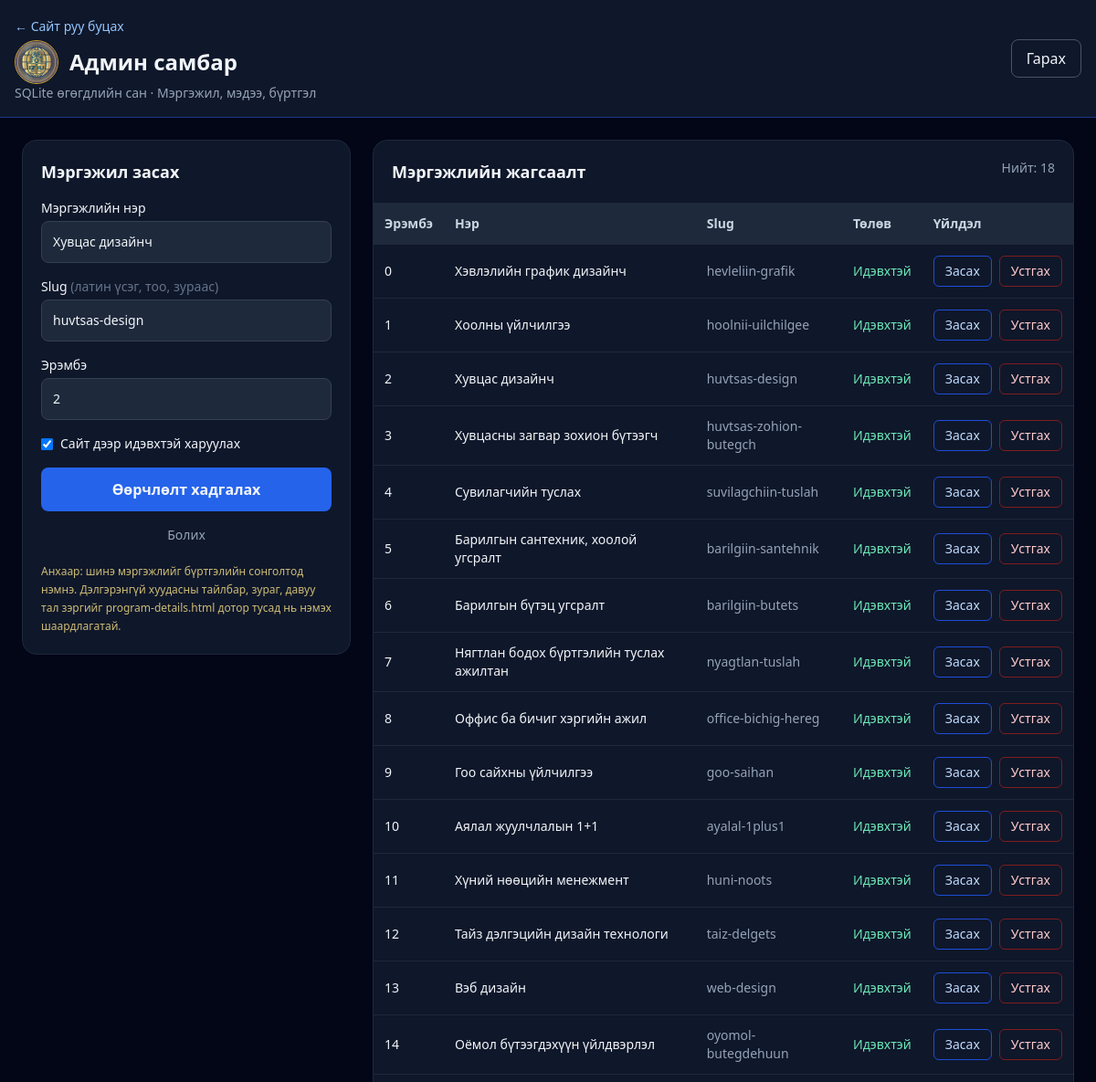
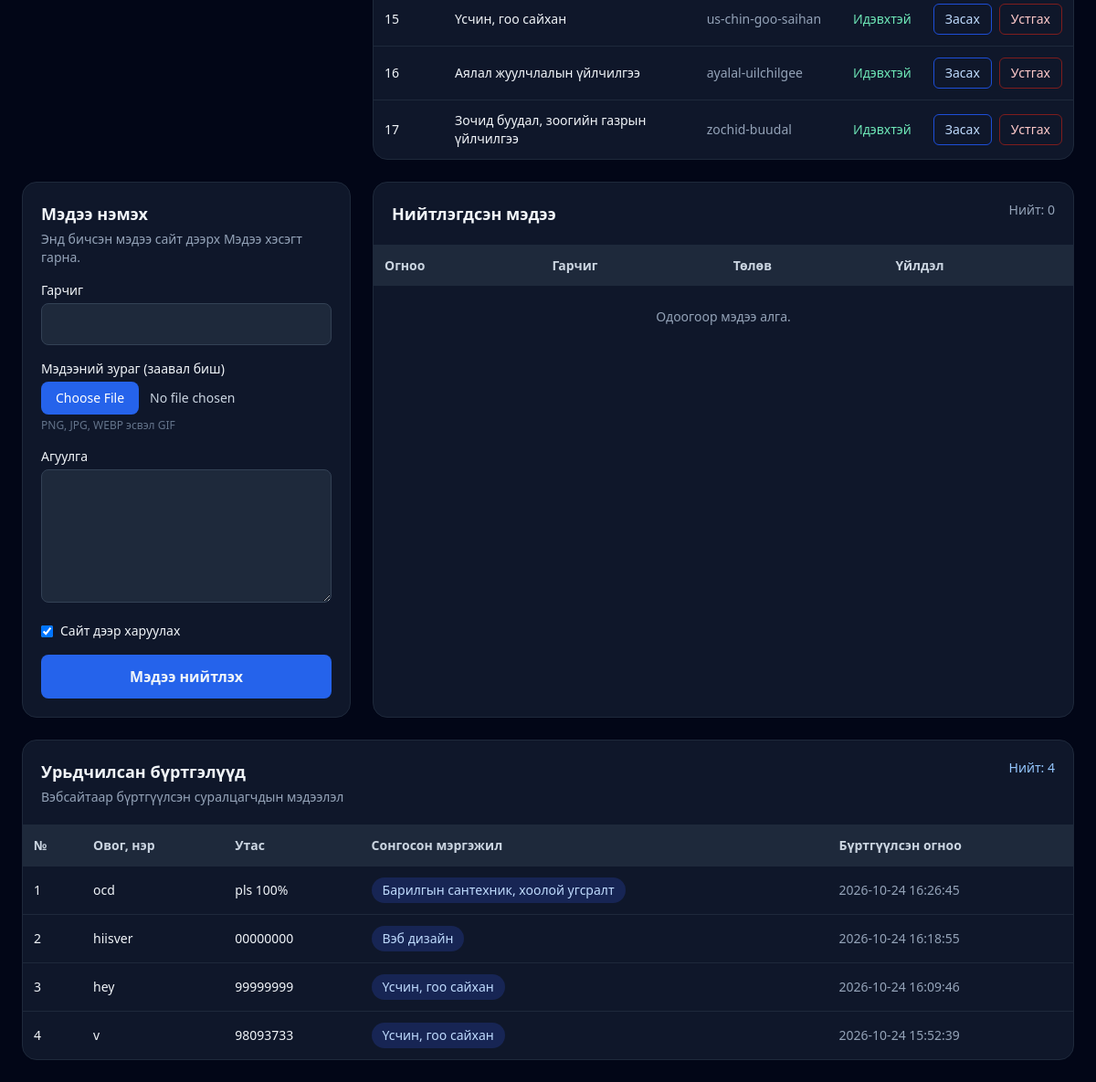
/admin/edit/3 (signed in), run on the app's committed database (2 pictures, top to bottom).
### tables this page shows
CREATE TABLE programs (
            id INTEGER PRIMARY KEY AUTOINCREMENT,
            slug TEXT NOT NULL UNIQUE,
            name TEXT NOT NULL,
            href TEXT NOT NULL,
            active INTEGER NOT NULL DEFAULT 1,
            sort_order INTEGER NOT NULL DEFAULT 0
        );

CREATE TABLE registrations (
            id INTEGER PRIMARY KEY AUTOINCREMENT,
            full_name TEXT NOT NULL,
            phone TEXT NOT NULL,
            program_name TEXT NOT NULL,
            created_at TEXT NOT NULL DEFAULT CURRENT_TIMESTAMP
        );

### app.py (the view, shortened to what this page needs)
@app.route('/admin/edit/<int:program_id>', methods=['GET', 'POST'])
@admin_required
def admin_edit(program_id):
    with db() as conn:
        program = conn.execute(
            'SELECT * FROM programs WHERE id = ?',
            (program_id,)
        ).fetchone()
        if not program:
            abort(404)
        program = conn.execute(
            'SELECT * FROM programs WHERE id = ?',
            (program_id,)
        ).fetchone()
        programs, registrations, news = get_admin_data(conn)
    return render_template(
        'admin.html',
        programs=programs,
        registrations=registrations,
        news=news,
        edit_program=program
    )

### templates/admin.html (shortened to what this page needs)
<!doctype html>
<html lang="mn">
<head>
    <script src="https://cdn.tailwindcss.com"></script>
</head>
<body class="bg-slate-950 text-slate-100 min-h-screen">
<header class="border-b border-blue-900 bg-slate-900">
    <div class="max-w-7xl mx-auto p-4 flex flex-wrap items-center justify-between gap-3">
        <div>
            <a href="/" class="text-blue-300 text-sm">← Сайт руу буцах</a>
            <div class="flex items-center gap-3 mt-1">
                <img src="/static/images/logo.png.png" alt="Коллежийн лого" class="w-12 h-12 rounded-full object-cover border border-amber-400/80">
                <h1 class="text-2xl font-extrabold">Админ самбар</h1>
            </div>
            <p class="text-sm text-slate-400">SQLite өгөгдлийн сан · Мэргэжил, мэдээ, бүртгэл</p>
        </div>
        <form method="post" action="{{ url_for('admin_logout') }}">
            <button class="rounded-lg border border-slate-600 px-4 py-2 hover:bg-slate-800">
                Гарах
            </button>
        </form>
    </div>
</header>
<main class="max-w-7xl mx-auto p-4 md:p-6">
    <div class="grid lg:grid-cols-[360px_1fr] gap-6">
        <section class="rounded-2xl border border-slate-800 bg-slate-900 p-5 h-fit">
            <h2 class="font-bold text-lg">
                {{ 'Мэргэжил засах' if edit_program else 'Шинэ мэргэжил нэмэх' }}
            </h2>
            <form
                method="post"
                action="{{ url_for('admin_edit', program_id=edit_program.id) if edit_program else url_for('admin_add') }}"
                class="space-y-4 mt-4"
            >
                <label class="block text-sm">
                    Мэргэжлийн нэр
                    <input
                        name="name"
                        required
                        maxlength="180"
                        value="{{ edit_program.name if edit_program else '' }}"
                        class="mt-1 w-full rounded-lg bg-slate-800 border border-slate-700 p-3"
                    >
                </label>
                <label class="block text-sm">
                    Slug
                    <span class="text-slate-500">(латин үсэг, тоо, зураас)</span>
                    <input
                        name="slug"
                        required
                        pattern="[a-z0-9-]+"
                        value="{{ edit_program.slug if edit_program else '' }}"
                        placeholder="web-design"
                        class="mt-1 w-full rounded-lg bg-slate-800 border border-slate-700 p-3"
                    >
                </label>
                <label class="block text-sm">
                    Эрэмбэ
                    <input
                        type="number"
                        name="sort_order"
                        value="{{ edit_program.sort_order if edit_program else programs|length }}"
                        class="mt-1 w-full rounded-lg bg-slate-800 border border-slate-700 p-3"
                    >
                </label>
                {% if edit_program %}
                <label class="flex gap-2 items-center text-sm">
                    <input
                        type="checkbox"
                        name="active"
                        value="1"
                        {% if edit_program.active %}checked{% endif %}
                    >
                    Сайт дээр идэвхтэй харуулах
                </label>
                {% endif %}
                <button class="w-full rounded-lg bg-blue-600 hover:bg-blue-500 p-3 font-bold">
                    {{ 'Өөрчлөлт хадгалах' if edit_program else 'Мэргэжил нэмэх' }}
                </button>
                {% if edit_program %}
                <a
                    href="{{ url_for('admin_dashboard') }}"
                    class="block text-center text-sm text-slate-400 hover:text-white"
                >
                    Болих
                </a>
                {% endif %}
            </form>
            <p class="text-xs leading-5 text-amber-200/80 mt-5">
                Анхаар: шинэ мэргэжлийг бүртгэлийн сонголтод нэмнэ.
                Дэлгэрэнгүй хуудасны тайлбар, зураг, давуу тал зэргийг
                program-details.html дотор тусад нь нэмэх шаардлагатай.
            </p>
        </section>
        <section class="rounded-2xl border border-slate-800 bg-slate-900 overflow-hidden">
            <div class="p-5 border-b border-slate-800 flex justify-between gap-3">
                <h2 class="font-bold text-lg">Мэргэжлийн жагсаалт</h2>
                <span class="text-sm text-slate-400">
                    Нийт: {{ programs|length }}
                </span>
            </div>
            <div class="overflow-x-auto">
                <table class="w-full text-sm text-left">
                    <thead class="bg-slate-800 text-slate-300">
                        <tr>
                            <th class="p-3">Эрэмбэ</th>
                            <th class="p-3">Нэр</th>
                            <th class="p-3">Slug</th>
                            <th class="p-3">Төлөв</th>
                            <th class="p-3">Үйлдэл</th>
                        </tr>
                    </thead>
                    <tbody>
                        {% for p in programs %}
                        <tr class="border-t border-slate-800">
                            <td class="p-3">{{ p.sort_order }}</td>
                            <td class="p-3 font-medium min-w-48">{{ p.name }}</td>
                            <td class="p-3 text-slate-400">{{ p.slug }}</td>
                            <td class="p-3">
                                {% if p.active %}
                                <span class="text-emerald-300">Идэвхтэй</span>
                                {% else %}
                                <span class="text-slate-500">Нуугдсан</span>
                                {% endif %}
                            </td>
                            <td class="p-3">
                                <div class="flex gap-2">
                                    <a
                                        class="rounded-md border border-blue-700 px-3 py-1.5 text-blue-200 hover:bg-blue-950"
                                        href="{{ url_for('admin_edit', program_id=p.id) }}"
                                    >
                                        Засах
                                    </a>
                                    <form
                                        method="post"
                                        action="{{ url_for('admin_delete', program_id=p.id) }}"
                                        onsubmit="return confirm('Энэ мэргэжлийг устгах уу?')"
                                    >
                                        <button class="rounded-md border border-red-900 px-3 py-1.5 text-red-200 hover:bg-red-950">
                                            Устгах
                                        </button>
                                    </form>
                                </div>
                            </td>
                        </tr>
                        {% else %}
                        <tr>
                            <td colspan="5" class="p-6 text-center text-slate-400">
                                Одоогоор мэргэжил алга.
                            </td>
                        </tr>
                        {% endfor %}
                    </tbody>
                </table>
            </div>
        </section>
    </div>
    <section class="mt-6 grid lg:grid-cols-[360px_1fr] gap-6">
        <div class="rounded-2xl border border-slate-800 bg-slate-900 p-5 h-fit">
            <h2 class="font-bold text-lg">Мэдээ нэмэх</h2>
            <p class="text-sm text-slate-400 mt-1">Энд бичсэн мэдээ сайт дээрх Мэдээ хэсэгт гарна.</p>
            <form method="post" enctype="multipart/form-data" action="{{ url_for('admin_news_add') }}" class="space-y-4 mt-4">
                <label class="block text-sm">
                    Гарчиг
                    <input
                        name="title"
                        required
                        maxlength="180"
                        class="mt-1 w-full rounded-lg bg-slate-800 border border-slate-700 p-3"
                    >
                </label>
                <label class="block text-sm">
                    Мэдээний зураг (заавал биш)
                    <input
                        type="file"
                        name="image"
                        accept="image/png,image/jpeg,image/webp,image/gif"
                        class="mt-1 block w-full text-sm text-slate-300 file:mr-3 file:rounded-lg file:border-0 file:bg-blue-600 file:px-4 file:py-2 file:text-white"
                    >
                    <span class="block text-xs text-slate-500 mt-1">PNG, JPG, WEBP эсвэл GIF</span>
                </label>
                <label class="block text-sm">
                    Агуулга
                    <textarea
                        name="body"
                        required
                        maxlength="4000"
                        rows="6"
                        class="mt-1 w-full rounded-lg bg-slate-800 border border-slate-700 p-3"
                    ></textarea>
                </label>
                <label class="flex gap-2 items-center text-sm">
                    <input type="checkbox" name="published" value="1" checked>
                    Сайт дээр харуулах
                </label>
                <button class="w-full rounded-lg bg-blue-600 hover:bg-blue-500 p-3 font-bold">
                    Мэдээ нийтлэх
                </button>
            </form>
        </div>
        <div class="rounded-2xl border border-slate-800 bg-slate-900 overflow-hidden">
            <div class="p-5 border-b border-slate-800 flex justify-between gap-3">
                <h2 class="font-bold text-lg">Нийтлэгдсэн мэдээ</h2>
                <span class="text-sm text-slate-400">Нийт: {{ news|default([])|length }}</span>
            </div>
            <div class="overflow-x-auto">
                <table class="w-full text-sm text-left">
                    <thead class="bg-slate-800 text-slate-300">
                        <tr>
                            <th class="p-3">Огноо</th>
                            <th class="p-3">Гарчиг</th>
                            <th class="p-3">Төлөв</th>
                            <th class="p-3">Үйлдэл</th>
                        </tr>
                    </thead>
                    <tbody>
                        {% for item in news|default([]) %}
                        <tr class="border-t border-slate-800 align-top">
                            <td class="p-3 text-slate-400 whitespace-nowrap">{{ item.created_at }}</td>
                            <td class="p-3">
                                {% if item.image_path %}
                                <img src="{{ item.image_path }}" alt="Мэдээний зураг" class="mb-2 h-20 w-32 rounded-lg object-cover border border-slate-700">
                                {% endif %}
                                <div class="font-medium">{{ item.title }}</div>
                                <p class="text-slate-400 text-xs mt-1 leading-5 max-w-xl">{{ item.body[:160] }}{% if item.body|length > 160 %}...{% endif %}</p>
                            </td>
                            <td class="p-3">
                                {% if item.published %}
                                <span class="text-emerald-300">Идэвхтэй</span>
                                {% else %}
                                <span class="text-slate-500">Нуугдсан</span>
                                {% endif %}
                            </td>
                            <td class="p-3">
                                <form
                                    method="post"
                                    action="{{ url_for('admin_news_delete', news_id=item.id) }}"
                                    onsubmit="return confirm('Энэ мэдээг устгах уу?')"
                                >
                                    <input type="hidden" name="_csrf_token" value="{{ csrf_token() }}">
                                    <button class="rounded-md border border-red-900 px-3 py-1.5 text-red-200 hover:bg-red-950">
                                        Устгах
                                    </button>
                                </form>
                            </td>
                        </tr>
                        {% else %}
                        <tr>
                            <td colspan="4" class="p-6 text-center text-slate-400">Одоогоор мэдээ алга.</td>
                        </tr>
                        {% endfor %}
                    </tbody>
                </table>
            </div>
        </div>
    </section>
    <section class="mt-6 rounded-2xl border border-slate-800 bg-slate-900 overflow-hidden">
        <div class="p-5 border-b border-slate-800 flex flex-wrap justify-between gap-3">
            <div>
                <h2 class="font-bold text-lg">Урьдчилсан бүртгэлүүд</h2>
                <p class="text-sm text-slate-400 mt-1">
                    Вэбсайтаар бүртгүүлсэн суралцагчдын мэдээлэл
                </p>
            </div>
            <span class="text-sm text-blue-300">
                Нийт: {{ registrations|default([])|length }}
            </span>
        </div>
        <div class="overflow-x-auto">
            <table class="w-full text-sm text-left">
                <thead class="bg-slate-800 text-slate-300">
                    <tr>
                        <th class="p-3">№</th>
                        <th class="p-3">Овог, нэр</th>
                        <th class="p-3">Утас</th>
                        <th class="p-3">Сонгосон мэргэжил</th>
                        <th class="p-3">Бүртгүүлсэн огноо</th>
                    </tr>
                </thead>
                <tbody>
                    {% for r in registrations|default([]) %}
                    <tr class="border-t border-slate-800 hover:bg-slate-800/50">
                        <td class="p-3">{{ loop.index }}</td>
                        <td class="p-3 font-medium">{{ r['full_name'] }}</td>
                        <td class="p-3">{{ r['phone'] }}</td>
                        <td class="p-3">
                            <span class="inline-block rounded-full bg-blue-950 text-blue-200 px-3 py-1">
                                {{ r['program_name'] }}
                            </span>
                        </td>
                        <td class="p-3 text-slate-400">{{ r['created_at'] }}</td>
                    </tr>
                    {% else %}
                    <tr>
                        <td colspan="5" class="p-8 text-center text-slate-400">
                            Одоогоор бүртгэл алга байна.
                        </td>
                    </tr>
                    {% endfor %}
                </tbody>
            </table>
        </div>
    </section>
</main>
</body>
</html>

### data on the page
programs: name "Хувцас дизайнч", slug "huvtsas-design", active "☑", sort_order "2", shows "Идэвхтэй"
programs: sort_order "0", name "Хэвлэлийн график дизайнч", slug "hevleliin-grafik", active "Идэвхтэй"
programs: sort_order "1", name "Хоолны үйлчилгээ", slug "hoolnii-uilchilgee", active "Идэвхтэй"
programs: sort_order "3", name "Хувцасны загвар зохион бүтээгч", slug "huvtsas-zohion-butegch", active "Идэвхтэй"
programs: sort_order "4", name "Сувилагчийн туслах", slug "suvilagchiin-tuslah", active "Идэвхтэй"
programs: sort_order "5", name "Барилгын сантехник, хоолой угсралт", slug "barilgiin-santehnik", active "Идэвхтэй"
programs: sort_order "6", name "Барилгын бүтэц угсралт", slug "barilgiin-butets", active "Идэвхтэй"
programs: sort_order "7", name "Нягтлан бодох бүртгэлийн туслах ажилтан", slug "nyagtlan-tuslah", active "Идэвхтэй"
programs: sort_order "8", name "Оффис ба бичиг хэргийн ажил", slug "office-bichig-hereg", active "Идэвхтэй"
programs: sort_order "9", name "Гоо сайхны үйлчилгээ", slug "goo-saihan", active "Идэвхтэй"
programs: sort_order "10", name "Аялал жуулчлалын 1+1", slug "ayalal-1plus1", active "Идэвхтэй"
programs: sort_order "11", name "Хүний нөөцийн менежмент", slug "huni-noots", active "Идэвхтэй"
programs: sort_order "12", name "Тайз дэлгэцийн дизайн технологи", slug "taiz-delgets", active "Идэвхтэй"
programs: sort_order "13", name "Вэб дизайн", slug "web-design", active "Идэвхтэй"
programs: sort_order "14", name "Оёмол бүтээгдэхүүн үйлдвэрлэл", slug "oyomol-butegdehuun", active "Идэвхтэй"
programs: sort_order "15", name "Үсчин, гоо сайхан", slug "us-chin-goo-saihan", active "Идэвхтэй"
programs: sort_order "16", name "Аялал жуулчлалын үйлчилгээ", slug "ayalal-uilchilgee", active "Идэвхтэй"
programs: sort_order "17", name "Зочид буудал, зоогийн газрын үйлчилгээ", slug "zochid-buudal", active "Идэвхтэй"
registrations: full_name "ocd", phone "pls 100%", program_name "Барилгын сантехник, хоолой угсралт", created_at "2026-10-24 16:26:45"
registrations: full_name "hiisver", phone "00000000", program_name "Вэб дизайн", created_at "2026-10-24 16:18:55"
registrations: full_name "hey", phone "99999999", program_name "Үсчин, гоо сайхан", created_at "2026-10-24 16:09:46"
registrations: full_name "v", phone "98093733", program_name "Үсчин, гоо сайхан", created_at "2026-10-24 15:52:39"

### other printed values
{{ 'Мэргэжил засах' if edit_program else 'Шинэ мэргэжил нэмэх' }} "Мэргэжил засах"
{{ 'Өөрчлөлт хадгалах' if edit_program else 'Мэргэжил нэмэх' }} "Өөрчлөлт хадгалах"
{{ programs|length }} "18"
{{ news|default([])|length }} "0"
{{ registrations|default([])|length }} "4"
